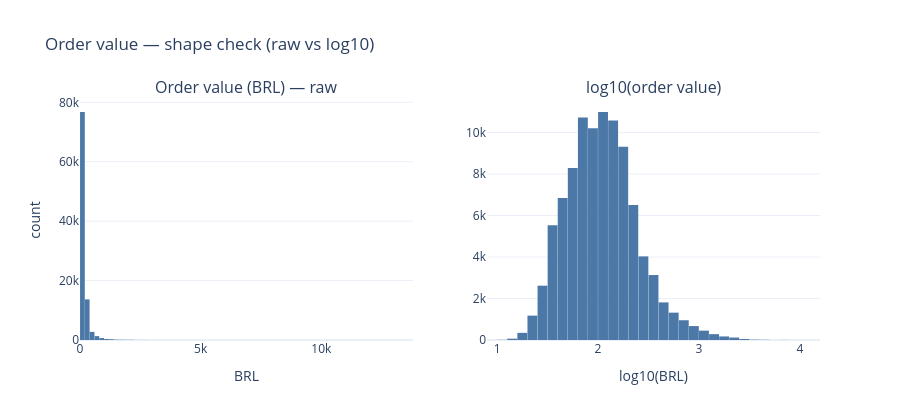

Here is the notebook cell this chart was saved with:
### Code cell
pv = delivered['payment_value_total'].dropna()
log_pv = np.log10(pv)

fig = make_subplots(
    rows=1, cols=2,
    subplot_titles=('Order value (BRL) — raw', 'log10(order value)')
)
fig.add_trace(go.Histogram(x=pv,     nbinsx=100, marker_color='#4C78A8'), row=1, col=1)
fig.add_trace(go.Histogram(x=log_pv, nbinsx=60,  marker_color='#4C78A8'), row=1, col=2)

fig.update_layout(
    title='Order value — shape check (raw vs log10)',
    showlegend=False, height=420, template='plotly_white', bargap=0.02,
)
fig.update_xaxes(title_text='BRL',        row=1, col=1)
fig.update_xaxes(title_text='log10(BRL)', row=1, col=2)
fig.update_yaxes(title_text='count',      row=1, col=1)

fig.show()

fig_path = FIGURES_DIR / '01_order_value_distribution.png'
fig.write_image(fig_path, width=1200, height=500, scale=2)
print(f"Saved: {fig_path.relative_to(PROJECT_ROOT)}")

### Figure 1 — Plotly figure (JSON) as saved in the notebook; plotly's stock layout.template omitted (floating-point values rounded to 4 significant figures; data arrays with more than 128 entries replaced by an {"elided": "..."} marker saying what was removed)
{"data": [{"marker": {"color": "#4C78A8"}, "nbinsx": 100, "type": "histogram", "x": {"elided": "96211 float values"}, "xaxis": "x", "yaxis": "y"}, {"marker": {"color": "#4C78A8"}, "nbinsx": 60, "type": "histogram", "x": {"elided": "96211 float values"}, "xaxis": "x2", "yaxis": "y2"}], "layout": {"annotations": [{"font": {"size": 16}, "showarrow": false, "text": "Order value (BRL) — raw", "x": 0.225, "xanchor": "center", "xref": "paper", "y": 1, "yanchor": "bottom", "yref": "paper"}, {"font": {"size": 16}, "showarrow": false, "text": "log10(order value)", "x": 0.775, "xanchor": "center", "xref": "paper", "y": 1, "yanchor": "bottom", "yref": "paper"}], "bargap": 0.02, "height": 420, "showlegend": false, "title": {"text": "Order value — shape check (raw vs log10)"}, "xaxis": {"anchor": "y", "domain": [0, 0.45], "title": {"text": "BRL"}}, "xaxis2": {"anchor": "y2", "domain": [0.55, 1], "title": {"text": "log10(BRL)"}}, "yaxis": {"anchor": "x", "domain": [0, 1], "title": {"text": "count"}}, "yaxis2": {"anchor": "x2", "domain": [0, 1]}}}
